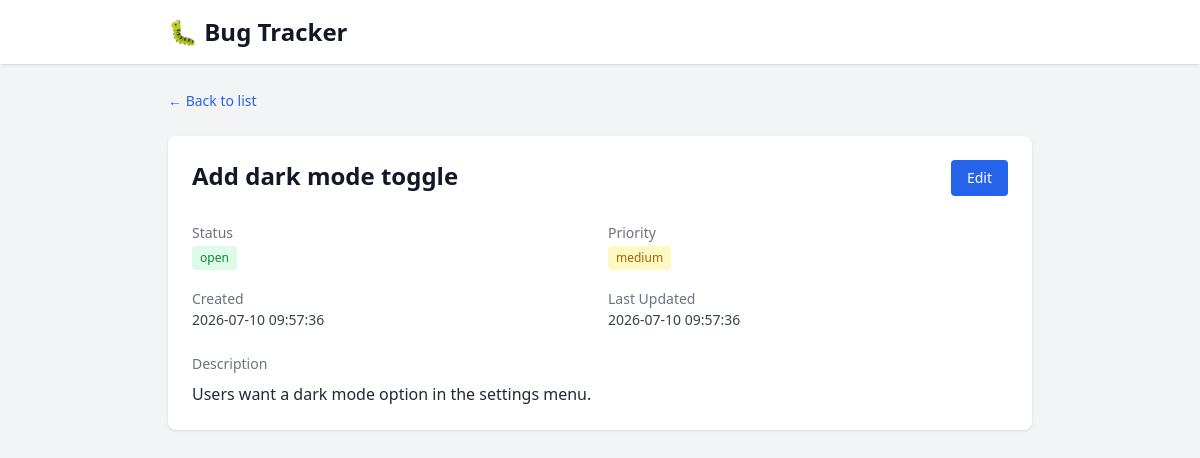
/bug/2, run on the app's committed database.
### tables this page shows
CREATE TABLE bugs (
            id          INTEGER PRIMARY KEY AUTOINCREMENT,
            title       TEXT NOT NULL,
            description TEXT,
            status      TEXT DEFAULT 'open',
            priority    TEXT DEFAULT 'medium',
            created_at  TIMESTAMP DEFAULT CURRENT_TIMESTAMP,
            updated_at  TIMESTAMP DEFAULT CURRENT_TIMESTAMP
        );

### app.py (the view)
@app.route("/bug/<int:bug_id>")
def bug_detail(bug_id):
    bug = get_bug(bug_id)
    if bug is None:
        flash("Bug not found.", "error")
        return redirect(url_for("index"))
    return render_template("bug_detail.html", bug=bug)

### db.py (called while the page is built)
def get_connection():
    conn = sqlite3.connect(DB_NAME)
    conn.row_factory = sqlite3.Row
    return conn

def get_bug(bug_id):
    conn = get_connection()
    bug = conn.execute(
        "SELECT * FROM bugs WHERE id = ?", (bug_id,)
    ).fetchone()
    conn.close()
    return bug

### templates/bug_detail.html
{% extends "base.html" %}
{% block content %}
    <div class="mb-6">
        <a href="/" class="text-blue-600 hover:underline text-sm">&larr; Back to list</a>
    </div>
    <div class="bg-white rounded-lg shadow p-6">
        <div class="flex justify-between items-start mb-6">
            <h2 class="text-2xl font-bold">{{ bug.title }}</h2>
            <a href="/bug/{{ bug.id }}/edit" class="bg-blue-600 text-white px-4 py-2 rounded hover:bg-blue-700 transition text-sm">
                Edit
            </a>
        </div>
        <div class="grid grid-cols-2 gap-4 mb-6">
            <div>
                <span class="text-sm font-medium text-gray-500">Status</span>
                <p>
                    <span class="inline-block px-2 py-1 text-xs font-medium rounded
                        {% if bug.status == 'open' %}bg-green-100 text-green-700
                        {% elif bug.status == 'in-progress' %}bg-yellow-100 text-yellow-700
                        {% else %}bg-gray-100 text-gray-700{% endif %}">
                        {{ bug.status }}
                    </span>
                </p>
            </div>
            <div>
                <span class="text-sm font-medium text-gray-500">Priority</span>
                <p>
                    <span class="inline-block px-2 py-1 text-xs font-medium rounded
                        {% if bug.priority == 'high' %}bg-red-100 text-red-700
                        {% elif bug.priority == 'medium' %}bg-yellow-100 text-yellow-700
                        {% else %}bg-blue-100 text-blue-700{% endif %}">
                        {{ bug.priority }}
                    </span>
                </p>
            </div>
            <div>
                <span class="text-sm font-medium text-gray-500">Created</span>
                <p class="text-sm text-gray-700">{{ bug.created_at }}</p>
            </div>
            <div>
                <span class="text-sm font-medium text-gray-500">Last Updated</span>
                <p class="text-sm text-gray-700">{{ bug.updated_at }}</p>
            </div>
        </div>
        <div>
            <h3 class="text-sm font-medium text-gray-500 mb-2">Description</h3>
            {% if bug.description %}
                <p class="text-gray-800 whitespace-pre-wrap">{{ bug.description }}</p>
            {% else %}
                <p class="text-gray-400 italic">No description provided.</p>
            {% endif %}
        </div>
    </div>
{% endblock %}

### data on the page
bugs: title "Add dark mode toggle", status "open", priority "medium", created_at "2026-07-10 09:57:36", updated_at "2026-07-10 09:57:36", description "Users want a dark mode option in the settings menu."
